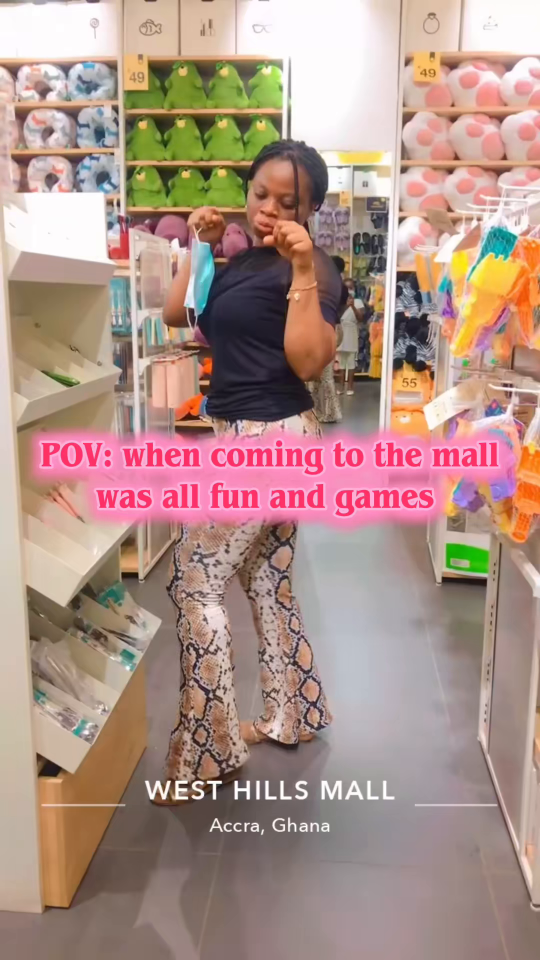
#> input picture frame 0 of brand/source-video/7646781272475405589.mp4, 1080 x 1920 px (shown at 1/2 size)
$ python extract_frames.py   (older library calls are emulated)
#> lines starting #> are read from the running program, lines starting #| are printed output that depends on the picture
"""Pull the sharpest still from every distinct shot in the shop's TikTok videos.

Social video is the only photography the shop has published, so the stills come from there.
For each video in brand/source-video/:
  1. sample a frame every STEP seconds,
  2. split the video into shots wherever the colour histogram jumps (a cut),
  3. keep the sharpest frame of each shot (variance of the Laplacian, blur and motion score low),
  4. drop shots that are too dark, too short or mostly text overlay.
Stills land in brand/frames/<video id>_<seconds>.png, and a contact sheet per video
goes to brand/sheets/ for choosing which ones the site uses.

Usage:  python scripts/extract_frames.py
"""

from __future__ import annotations

from pathlib import Path

import cv2
import numpy as np

ROOT = Path(__file__).resolve().parents[1]
SRC = ROOT / "brand" / "source-video"
FRAMES = ROOT / "brand" / "frames"
SHEETS = ROOT / "brand" / "sheets"

STEP = 0.25
CUT = 0.45  # histogram distance that counts as a new shot
MIN_SHOT = 0.5  # seconds
MIN_BRIGHTNESS = 45


def sharpness(gray: np.ndarray) -> float:
    return float(cv2.Laplacian(gray, cv2.CV_64F).var())


def hist(frame: np.ndarray) -> np.ndarray:
    hsv = cv2.cvtColor(frame, cv2.COLOR_BGR2HSV)
    h = cv2.calcHist([hsv], [0, 1], None, [24, 16], [0, 180, 0, 256])
    return cv2.normalize(h, h).flatten()


def shots(path: Path) -> list[tuple[float, np.ndarray, float]]:
    cap = cv2.VideoCapture(str(path))
    fps = cap.get(cv2.CAP_PROP_FPS) or 30
    count = int(cap.get(cv2.CAP_PROP_FRAME_COUNT))
    every = max(1, round(fps * STEP))
    best: list[tuple[float, np.ndarray, float]] = []
    current: tuple[float, np.ndarray, float] | None = None
    shot_start = 0.0
    previous = None
    for index in range(0, count, every):
        cap.set(cv2.CAP_PROP_POS_FRAMES, index)
        ok, frame = cap.read()
        if not ok:
            break
        t = index / fps
        h = hist(frame)
        if previous is not None and cv2.compareHist(previous, h, cv2.HISTCMP_BHATTACHARYYA) > CUT:
            if current and t - shot_start >= MIN_SHOT:
                best.append(current)
            current, shot_start = None, t
        previous = h
        gray = cv2.cvtColor(frame, cv2.COLOR_BGR2GRAY)
        if gray.mean() < MIN_BRIGHTNESS:
            continue
        score = sharpness(gray)
        if current is None or score > current[2]:
            current = (t, frame, score)
#> this loop made 31 passes
#> score on passes 1 to 12: 78.54, 82.16, 87.32, 86.58, 82.65, 81.26, 85.29, 81, 88.02, 89.99, 90.97, 84.67
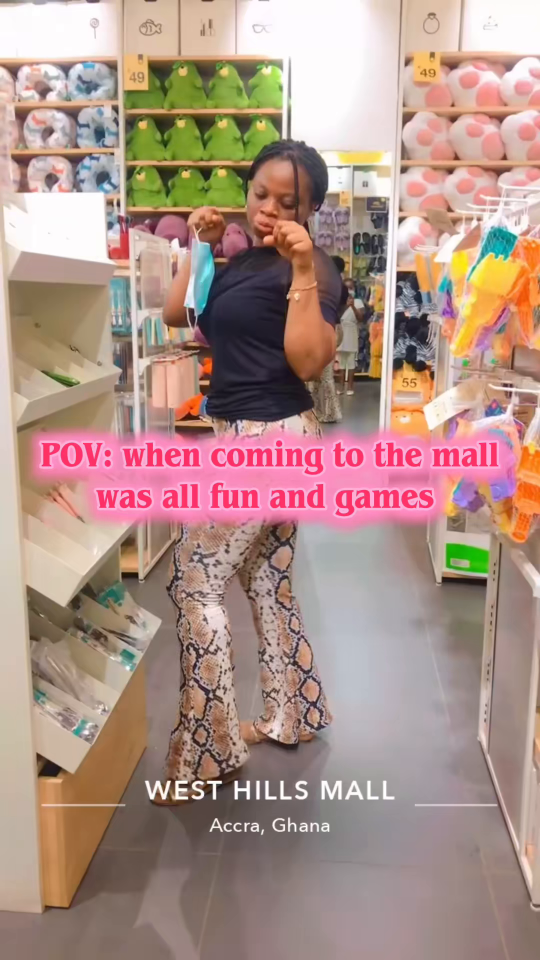
#> input picture frame 0 of brand/source-video/7646781272475405589.mp4, 1080 x 1920 px (shown at 1/2 size)
#> pass 1, in shots, `gray = cv2.cvtColor(frame, cv2.COLOR_BGR2GRAY)`:
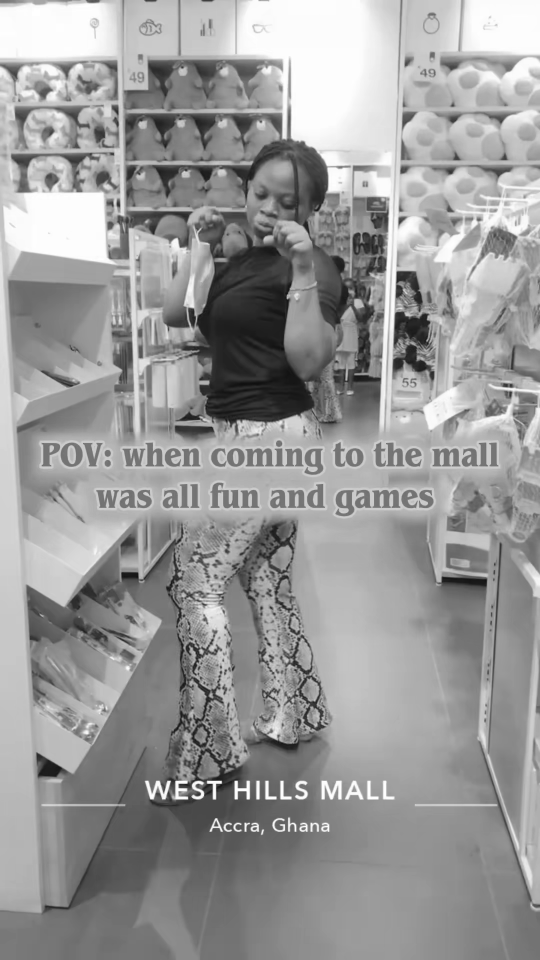
#> gray: shape (1920, 1080) (shown at 1/2 size); min 13, max 255, mean 153.4
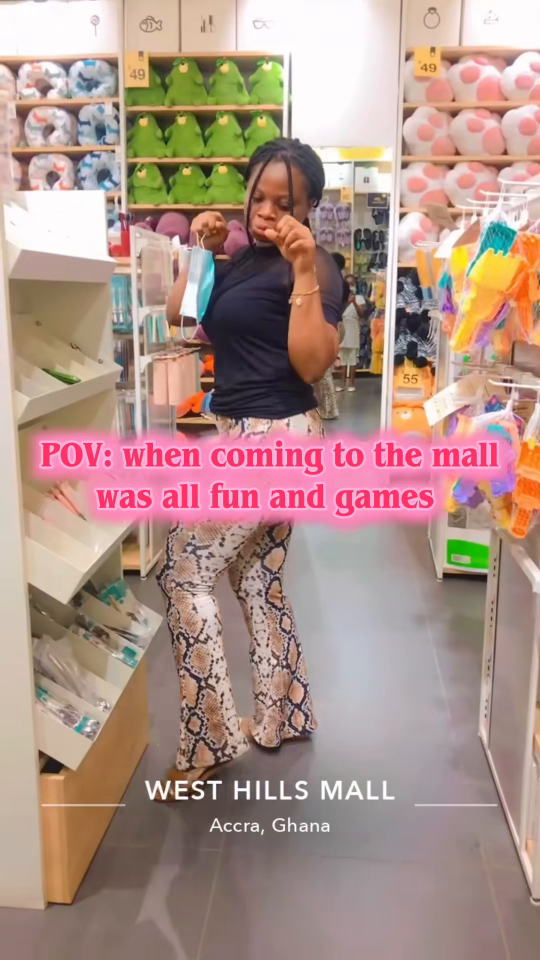
#> input picture frame 8 of brand/source-video/7646781272475405589.mp4, 1080 x 1920 px (shown at 1/2 size)
#> pass 2, in shots, `gray = cv2.cvtColor(frame, cv2.COLOR_BGR2GRAY)`:
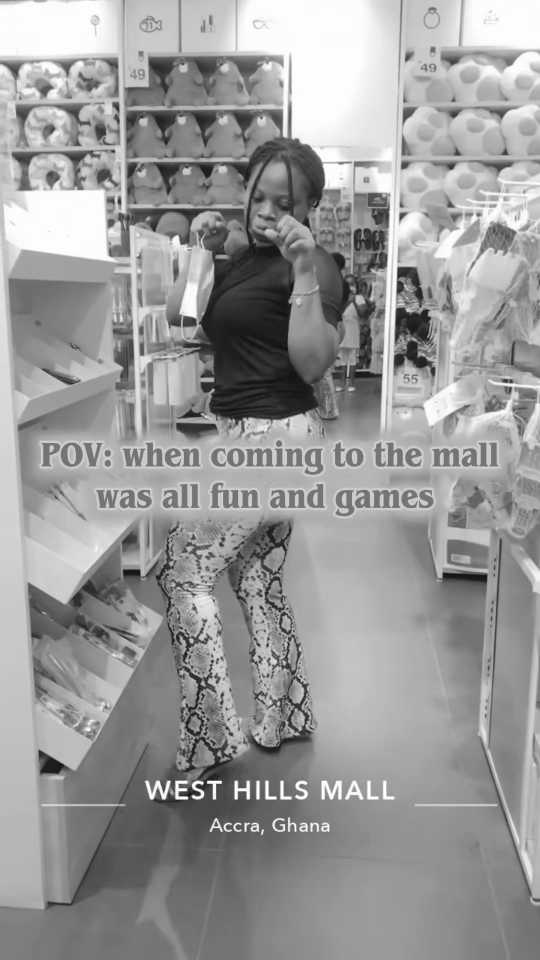
#> gray: shape (1920, 1080) (shown at 1/2 size); min 13, max 255, mean 153.9
#> after the loop:
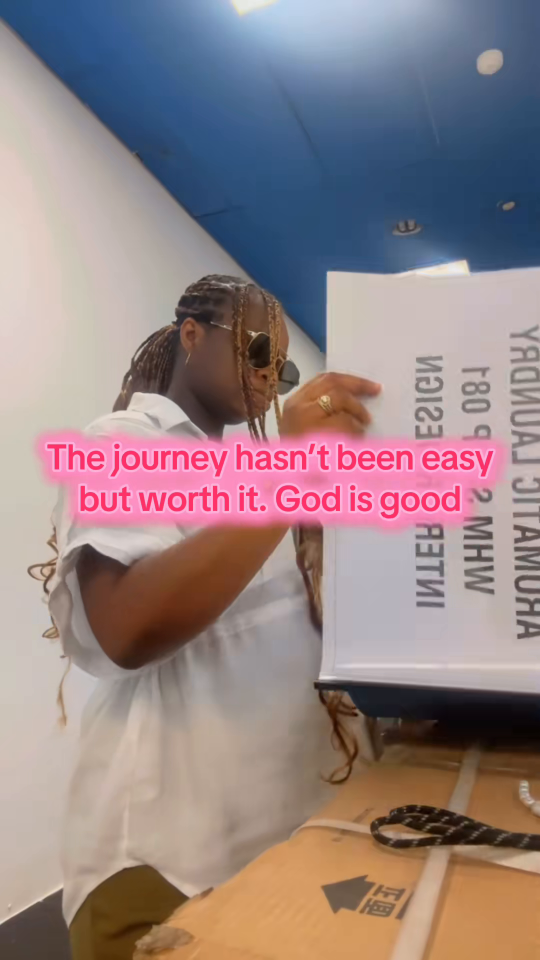
#> frame: shape (1920, 1080, 3) (shown at 1/2 size); mean B, G, R 132.9, 131.3, 148.8
#> after the loop:
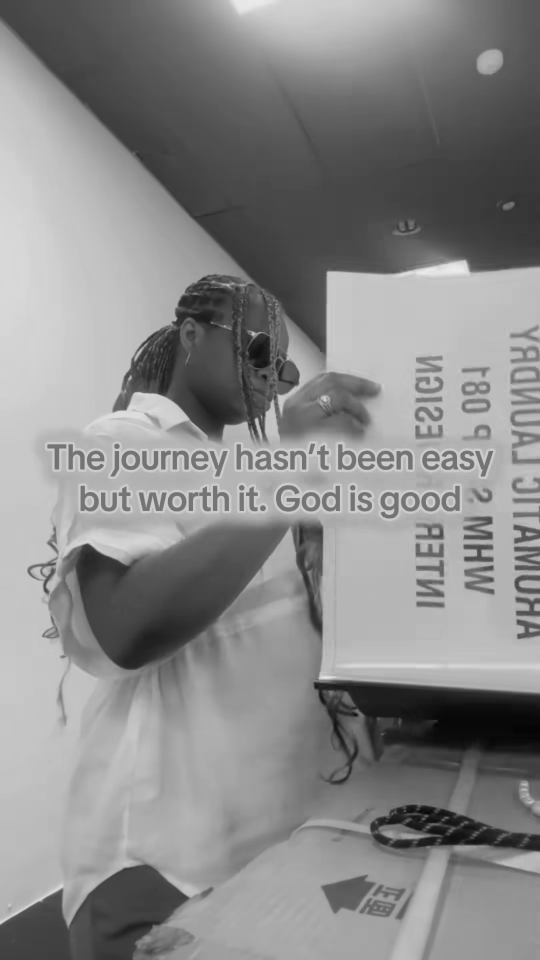
#> gray: shape (1920, 1080) (shown at 1/2 size); min 4, max 237, mean 136.7
#> after the loop, best = 2 items
    if current:
        best.append(current)
    cap.release()
    return best


def sheet(frames: list[tuple[float, np.ndarray, float]], name: str) -> None:
    if not frames:
        return
    thumbs = []
    for t, frame, score in frames:
        h = 360
        w = round(frame.shape[1] * h / frame.shape[0])
        thumb = cv2.resize(frame, (w, h), interpolation=cv2.INTER_AREA)
        cv2.putText(thumb, f"{t:.1f}s {score:.0f}", (6, 22), cv2.FONT_HERSHEY_SIMPLEX, 0.6, (255, 255, 255), 2, cv2.LINE_AA)
        thumbs.append(thumb)
    row = np.full((360, sum(t.shape[1] + 6 for t in thumbs), 3), 245, np.uint8)
    x = 0
    for thumb in thumbs:
        row[:, x : x + thumb.shape[1]] = thumb
        x += thumb.shape[1] + 6
    cv2.imwrite(str(SHEETS / f"{name}.jpg"), row, [cv2.IMWRITE_JPEG_QUALITY, 80])


def main() -> None:
    FRAMES.mkdir(parents=True, exist_ok=True)
    SHEETS.mkdir(parents=True, exist_ok=True)
    total = 0
    for video in sorted(SRC.glob("*.mp4")):
        found = shots(video)
        # Keep the eight sharpest shots, shown in time order.
        found = sorted(sorted(found, key=lambda f: -f[2])[:8], key=lambda f: f[0])
        for t, frame, _ in found:
            cv2.imwrite(str(FRAMES / f"{video.stem}_{t:05.1f}.png"), frame)
        sheet(found, video.stem)
        total += len(found)
        print(f"{video.stem}: {len(found)} stills")
    print(f"{total} stills in {FRAMES.relative_to(ROOT)}")


if __name__ == "__main__":
    main()
